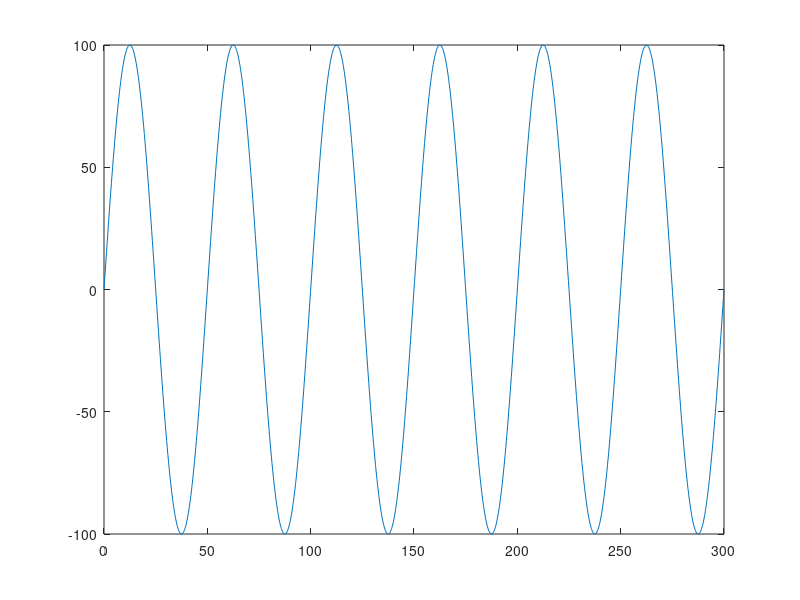
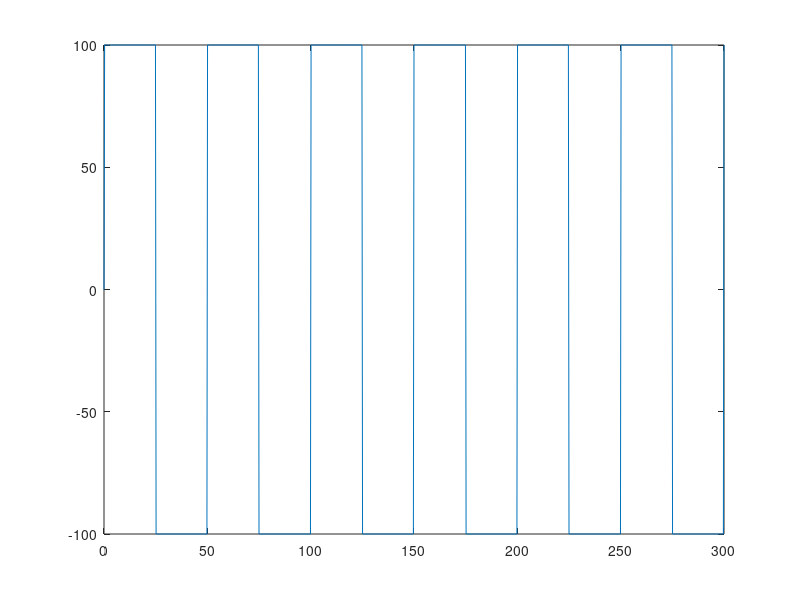
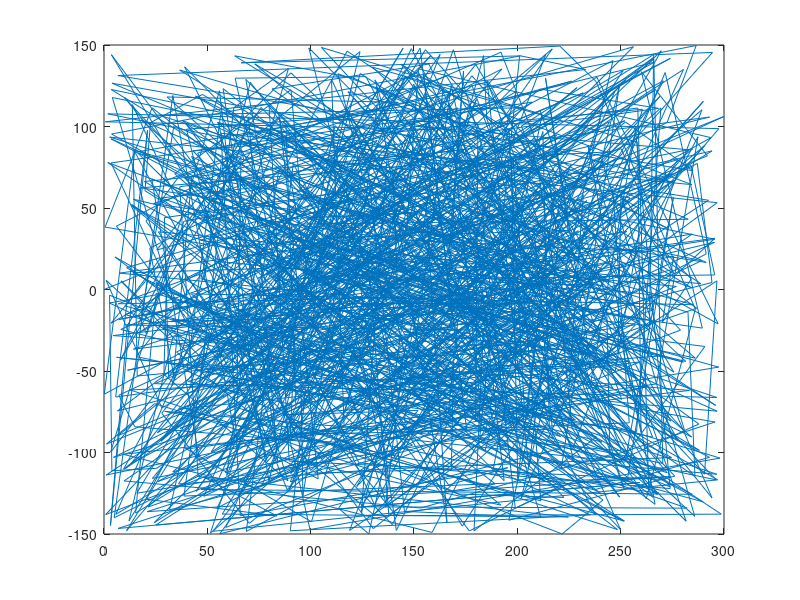

The MATLAB script that drew these images, in order:
clear all
clc

%% Resoluion, Amplitude and Time period
resolution = 1000;
amplitude = 100;
wavelength = 50;

%% x and y boundaries
x_min = 0;
x_max = 300;
y_min = -150;
y_max = 150;

%% Get x values
x = x_min:(x_max-x_min)/resolution:x_max;

%% Get y values for sinusoidal
y = amplitude * sin(x*((2*pi)/wavelength));

% Plot x vs y for sinusoidal
figure
plot(x,y)

%% Get y values for square wave
y = [];
y(end+1) = 0;
for x_i = x
    if x_i ~= 0
        if mod(x_i, wavelength) < wavelength/2
            y(end+1) = amplitude;
        else
            y(end+1) = -amplitude;
        end
    end
end

% Plot values for the square wave
figure
plot(x, y)

%% Get x and y values for random search
x = (x_max-x_min)*rand(resolution, 1)+x_min;
y = (y_max-y_min)*rand(resolution, 1)+y_min;

x(1) = 0;
y(1) = 0;

% Plot values for the random search
figure
plot(x, y)
